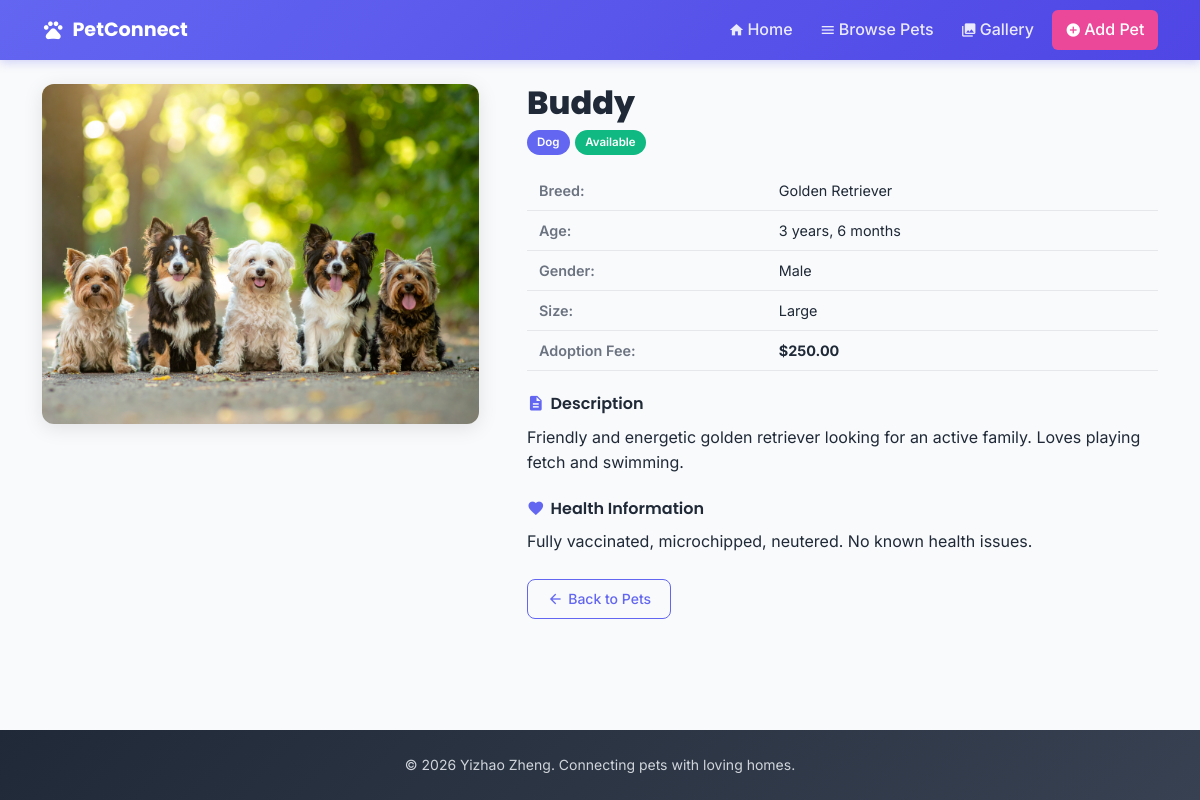
Page /details.php?id=1 on the committed database.
### tables this page shows
CREATE TABLE IF NOT EXISTS pets (
    pet_id          INT AUTO_INCREMENT PRIMARY KEY,
    name            VARCHAR(100)  NOT NULL,
    species         ENUM('Dog','Cat','Bird','Rabbit','Other') NOT NULL DEFAULT 'Dog',
    breed           VARCHAR(100),
    age_years       INT,
    age_months      INT,
    gender          ENUM('Male','Female','Unknown') NOT NULL DEFAULT 'Unknown',
    size            ENUM('Small','Medium','Large','Extra Large') NOT NULL DEFAULT 'Medium',
    description     TEXT          NOT NULL,
    health_info     TEXT,
    image_path      VARCHAR(255),
    adoption_fee    DECIMAL(8,2)  NOT NULL DEFAULT 0.00,
    status          ENUM('Available','Pending','Adopted') NOT NULL DEFAULT 'Available',
    created_at      DATETIME      NOT NULL DEFAULT CURRENT_TIMESTAMP
);

### details.php (the view, shortened to what this page needs)
<?php
require_once 'includes/db_connect.inc';
$pet_id = (int)$_GET['id'];
$sql  = 'SELECT * FROM pets WHERE pet_id = ?';
$stmt = mysqli_prepare($conn, $sql);
mysqli_stmt_bind_param($stmt, 'i', $pet_id);
mysqli_stmt_execute($stmt);
$result = mysqli_stmt_get_result($stmt);
$pet    = mysqli_fetch_assoc($result);
$ageStr = '';
if ((int)$pet['age_years'] > 0) {
    $ageStr .= $pet['age_years'] . ' year' . ((int)$pet['age_years'] !== 1 ? 's' : '');
}
if ((int)$pet['age_months'] > 0) {
    $ageStr .= ($ageStr ? ', ' : '') . $pet['age_months'] . ' month' . ((int)$pet['age_months'] !== 1 ? 's' : '');
}
$statusLow  = strtolower($pet['status']);
$badgeCls   = 'badge-status badge-' . $statusLow;
require_once 'includes/header.inc';
require_once 'includes/nav.inc';
?>
<main class="container mt-4 mb-5">
    <div class="row g-5 align-items-start">
        <div class="col-12 col-md-5">
            <img
                src="assets/images/pets/<?php echo htmlspecialchars($pet['image_path']); ?>"
                alt="<?php echo htmlspecialchars($pet['name']); ?>"
                class="detail-pet-img img-fluid"
                onerror="this.src='assets/images/pets_banner.jpg'">
        </div>
        <div class="col-12 col-md-7">
            <h1 class="detail-name"><?php echo htmlspecialchars($pet['name']); ?></h1>
            <div class="gap-badges mb-3">
                <span class="badge-species"><?php echo htmlspecialchars($pet['species']); ?></span>
                <span class="<?php echo $badgeCls; ?>"><?php echo htmlspecialchars($pet['status']); ?></span>
            </div>
            <table class="detail-table w-100 mb-3">
                <tbody>
                    <tr>
                        <td>Breed:</td>
                        <td><?php echo htmlspecialchars($pet['breed'] ?? '—'); ?></td>
                    </tr>
                    <tr>
                        <td>Age:</td>
                        <td><?php echo $ageStr; ?></td>
                    </tr>
                    <tr>
                        <td>Gender:</td>
                        <td><?php echo htmlspecialchars($pet['gender']); ?></td>
                    </tr>
                    <tr>
                        <td>Size:</td>
                        <td><?php echo htmlspecialchars($pet['size']); ?></td>
                    </tr>
                    <tr>
                        <td>Adoption Fee:</td>
                        <td><strong>$<?php echo number_format((float)$pet['adoption_fee'], 2); ?></strong></td>
                    </tr>
                </tbody>
            </table>
            <div class="detail-section-label">
                <span class="material-icons">description</span>
                Description
            </div>
            <p><?php echo nl2br(htmlspecialchars($pet['description'])); ?></p>
            <?php if (!empty($pet['health_info'])) : ?>
            <div class="detail-section-label">
                <span class="material-icons">favorite</span>
                Health Information
            </div>
            <p><?php echo nl2br(htmlspecialchars($pet['health_info'])); ?></p>
            <?php endif; ?>
            <a href="pets.php" class="btn-back mt-2">
                <span class="material-icons" style="font-size:1rem;">arrow_back</span>
                Back to Pets
            </a>
        </div>
    </div>
</main>
<?php require_once 'includes/footer.inc'; ?>

### assets/css/styles.css (style rules this page uses)
:root { --primary-color: #6366f1; --primary-dark: #4f46e5; --primary-light: #818cf8; --secondary-color: #ec4899; --secondary-dark: #db2777; --accent-orange: #f59e0b; --accent-green: #10b981; --accent-purple: #8b5cf6; --text-dark: #1f2937; --text-light: #6b7280; --background-light: #f9fafb; --background-white: #ffffff; --border-color: #e5e7eb; }
body { font-family: 'Inter', sans-serif; color: var(--text-dark); background-color: var(--background-light); line-height: 1.6; display: flex; flex-direction: column; min-height: 100vh; }
h1, h2, h3, h4, h5, h6, .navbar-brand { font-family: 'Poppins', sans-serif; font-weight: 600; }
main { flex: 1; }
a { color: var(--primary-color); text-decoration: none; }
.badge-status { display: inline-block; font-size: 0.72rem; font-weight: 600; padding: 3px 10px; border-radius: 20px; color: #fff; }
.badge-available { background-color: var(--accent-green); }
.badge-species { display: inline-block; font-size: 0.72rem; font-weight: 600; padding: 3px 10px; border-radius: 20px; color: #fff; background-color: var(--primary-color); }
.gap-badges { display: flex; gap: 0.35rem; flex-wrap: wrap; margin-bottom: 0.25rem; }
.detail-pet-img { width: 100%; border-radius: 12px; object-fit: cover; max-height: 400px; box-shadow: 0 4px 20px rgba(0,0,0,0.1); }
.detail-name { font-family: 'Poppins', sans-serif; font-weight: 800; font-size: 2rem; color: var(--text-dark); margin-bottom: 0.5rem; }
.detail-table td { padding: 0.5rem 0.75rem; font-size: 0.9rem; vertical-align: top; border-bottom: 1px solid var(--border-color); }
.detail-table td:first-child { font-weight: 600; color: var(--text-light); width: 38%; }
.detail-section-label { font-family: 'Poppins', sans-serif; font-weight: 600; font-size: 1rem; color: var(--text-dark); display: flex; align-items: center; gap: 6px; margin: 1.25rem 0 0.5rem; }
.detail-section-label .material-icons { color: var(--primary-color); font-size: 1.1rem; }
.btn-back { color: var(--primary-color); border: 1px solid var(--primary-color); font-weight: 500; border-radius: 8px; padding: 0.5rem 1.2rem; font-size: 0.875rem; display: inline-flex; align-items: center; gap: 5px; transition: background 0.2s, color 0.2s; }

### rows in the picture
pets: name "Buddy", species "Dog", status "Available", breed "Golden Retriever", ageStr "3 years, 6 months", gender "Male", size "Large", adoption_fee "250.00", description "Friendly and energetic golden retriever looking for an active family. Loves playing fetch and swimming.", health_info "Fully vaccinated, microchipped, neutered. No known health issues."
